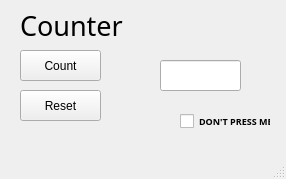
<?xml version="1.0" encoding="UTF-8"?>
<ui version="4.0">
 <class>MainWindow</class>
 <widget class="QMainWindow" name="MainWindow">
  <property name="geometry">
   <rect>
    <x>0</x>
    <y>0</y>
    <width>286</width>
    <height>179</height>
   </rect>
  </property>
  <property name="windowTitle">
   <string>MainWindow</string>
  </property>
  <widget class="QWidget" name="centralwidget">
   <widget class="QLabel" name="label">
    <property name="geometry">
     <rect>
      <x>20</x>
      <y>0</y>
      <width>161</width>
      <height>51</height>
     </rect>
    </property>
    <property name="font">
     <font>
      <family>Segoe UI Variable Text Semibold</family>
      <pointsize>20</pointsize>
     </font>
    </property>
    <property name="text">
     <string>Counter</string>
    </property>
   </widget>
   <widget class="QPushButton" name="countButton">
    <property name="geometry">
     <rect>
      <x>20</x>
      <y>50</y>
      <width>81</width>
      <height>31</height>
     </rect>
    </property>
    <property name="text">
     <string>Count</string>
    </property>
   </widget>
   <widget class="QPushButton" name="resetButton">
    <property name="geometry">
     <rect>
      <x>20</x>
      <y>90</y>
      <width>81</width>
      <height>31</height>
     </rect>
    </property>
    <property name="text">
     <string>Reset</string>
    </property>
   </widget>
   <widget class="QCheckBox" name="igotyou">
    <property name="geometry">
     <rect>
      <x>180</x>
      <y>110</y>
      <width>91</width>
      <height>22</height>
     </rect>
    </property>
    <property name="font">
     <font>
      <family>Segoe UI Variable Display Semib</family>
      <pointsize>7</pointsize>
      <bold>true</bold>
      <underline>false</underline>
     </font>
    </property>
    <property name="cursor">
     <cursorShape>WhatsThisCursor</cursorShape>
    </property>
    <property name="text">
     <string>DON'T PRESS ME</string>
    </property>
   </widget>
   <widget class="QLineEdit" name="result">
    <property name="geometry">
     <rect>
      <x>160</x>
      <y>60</y>
      <width>81</width>
      <height>31</height>
     </rect>
    </property>
    <property name="font">
     <font>
      <family>Cascadia Code SemiBold</family>
      <pointsize>12</pointsize>
      <bold>true</bold>
     </font>
    </property>
    <property name="text">
     <string/>
    </property>
    <property name="readOnly">
     <bool>true</bool>
    </property>
   </widget>
  </widget>
  <widget class="QMenuBar" name="menubar">
   <property name="geometry">
    <rect>
     <x>0</x>
     <y>0</y>
     <width>286</width>
     <height>21</height>
    </rect>
   </property>
  </widget>
  <widget class="QStatusBar" name="statusbar"/>
 </widget>
 <resources/>
 <connections/>
</ui>
